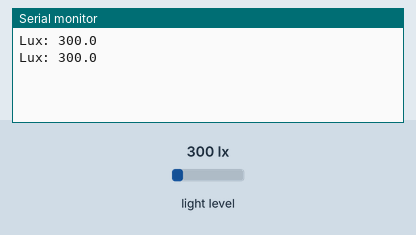
A sketch run on a simulated Raspberry Pi Pico. On the bench: the last lines printed to the serial monitor. The inputs (shaded band) are chosen by the test bench; at power-on: light level 300 lx.

Above: at 2.8 s.
2.9 s: light level set to 40 lx
At 3.6 s:
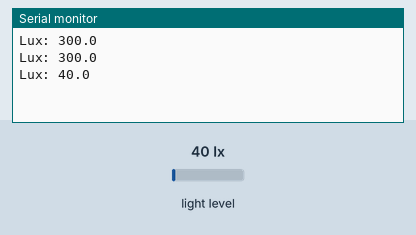
4.4 s: light level set to 500 lx
At 5.8 s:
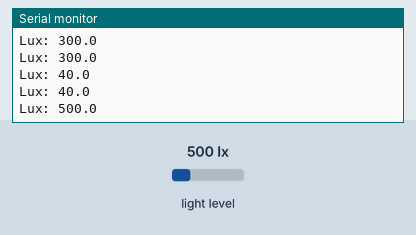
Timing chart, 0 to 7.4 s (numbered marks = the images above; inputs shaded):
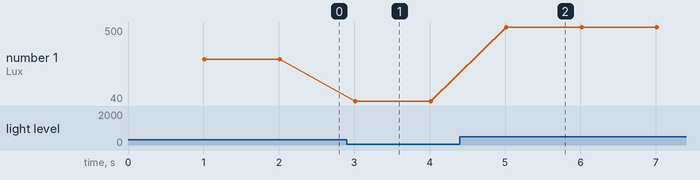

Measured:
- after the input at 2.9 s, the serial monitor: prints a new line after 0.11 s (image 1)
- after the input at 4.4 s, the serial monitor: prints a new line after 0.61 s (image 2)
- plotted number 1: 300 → 40 after the input at 2.9 s, 40 → 500 after the input at 4.4 s

The sketch:

tsl2561_lux.ino
```cpp
// snippet: tsl2561_lux
// tags: tsl2561, lux, light, sensor, i2c, adafruit, illuminance, luminosity
// boards: avr, esp32, megaavr, nano33iot, romi32u4, rp2040
// library: Adafruit TSL2561, Adafruit Unified Sensor
// description: Read illuminance in lux from a TSL2561 over I2C (Adafruit unified-sensor API, auto-range)
// prompts: TSL2561 lux sensor, TSL2561 light level, read lux TSL2561, luminosity sensor I2C, TSL2561 Adafruit
// exact-include: Wire.h, Adafruit_Sensor.h, Adafruit_TSL2561_U.h

#include <Wire.h>
#include <Adafruit_Sensor.h>
#include <Adafruit_TSL2561_U.h>

Adafruit_TSL2561_Unified tsl(TSL2561_ADDR_FLOAT, 12345);  // addr 0x39, sensor id
const unsigned long PRINT_MS = 1000;
unsigned long prevMs = 0;

void setup() {
  Serial.begin(9600);
  if (!tsl.begin()) {
    Serial.println("TSL2561 not found");
    while (1);
  }
  tsl.enableAutoRange(true);  // gain switches automatically
  tsl.setIntegrationTime(TSL2561_INTEGRATIONTIME_101MS);
}

void loop() {
  unsigned long now = millis();
  if (now - prevMs < PRINT_MS) return;
  prevMs = now;

  sensors_event_t event;
  tsl.getEvent(&event);  // unified Adafruit API: fills event.acceleration (m/s^2) / event.orientation (deg)
  if (event.light) {
    Serial.print("Lux: ");
    Serial.println(event.light, 1);
  } else {
    Serial.println("sensor overloaded");  // saturated in bright light
  }
}
```
